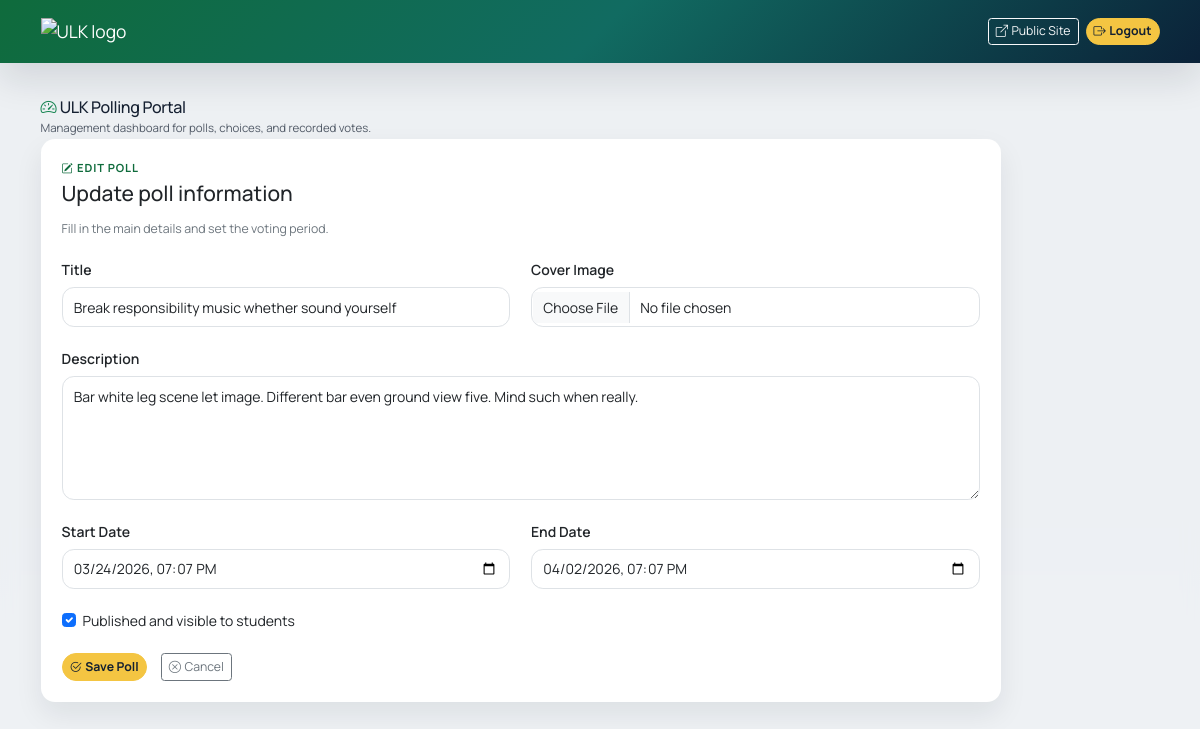
The page /portal/polls/17/edit/ (signed in) on the database as committed earlier.
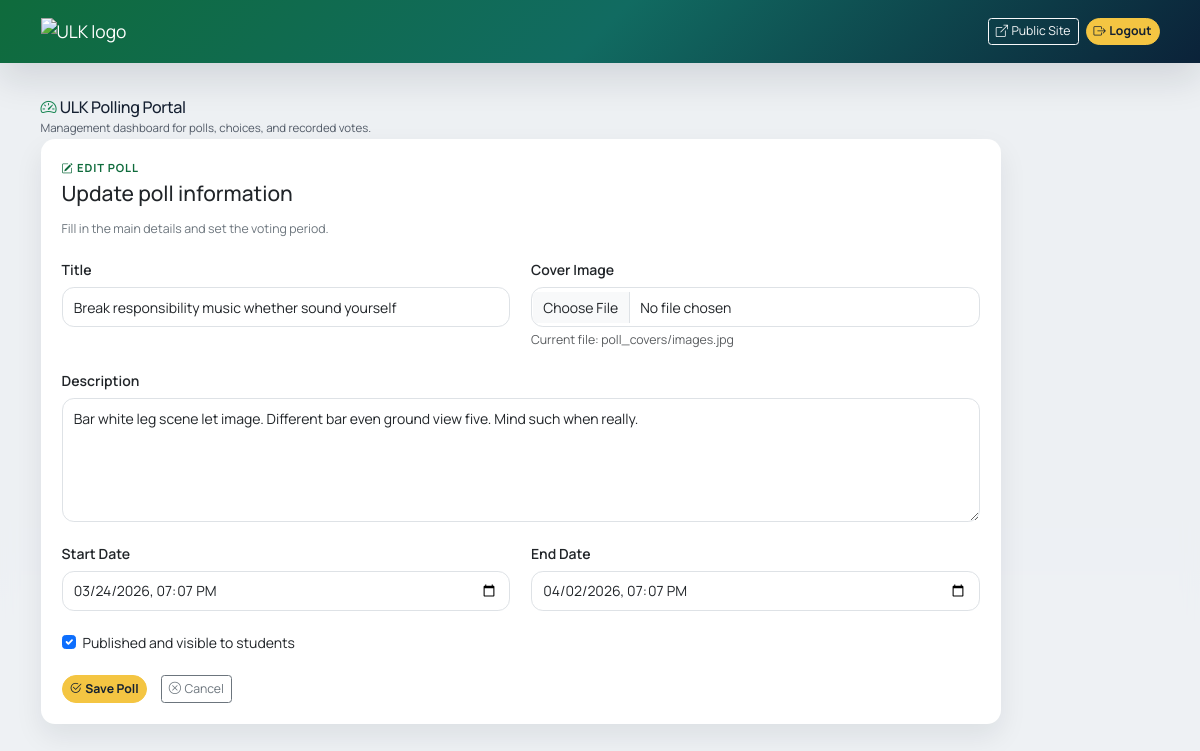
The same page on the database as committed later.
### polls/models.py (models this page shows, shortened)
class Poll(models.Model):
    title = models.CharField(max_length=200)
    description = models.TextField()
    cover_image = models.FileField(upload_to="poll_covers/", blank=True)
    start_date = models.DateTimeField(default=timezone.now)
    end_date = models.DateTimeField()
    is_published = models.BooleanField(default=True)
    created_at = models.DateTimeField(auto_now_add=True)
    updated_at = models.DateTimeField(auto_now=True)
    class Meta:
        ordering = ["-created_at"]

### polls/views.py (the view, shortened to what this page needs)
# urls.py: path("portal/polls/<int:pk>/edit/", views.admin_poll_update_view, name="admin-poll-update"),
@superuser_required
@require_http_methods(["GET", "POST"])
def admin_poll_update_view(request, pk):
    poll = get_object_or_404(Poll, pk=pk)
    form_data = {
        "title": poll.title,
        "description": poll.description,
        "start_date": timezone.localtime(poll.start_date).strftime("%Y-%m-%dT%H:%M"),
        "end_date": timezone.localtime(poll.end_date).strftime("%Y-%m-%dT%H:%M"),
        "is_published": poll.is_published,
    }
    return render(
        request,
        "polls_admin/poll_form.html",
        {"page_title": "Edit Poll", "poll": poll, "form_data": form_data},
    )

### polls/views.py (called while the page is built)
def superuser_required(view_func):
    return user_passes_test(
        lambda user: user.is_authenticated and user.is_active and user.is_superuser,
        login_url="polls:admin-login",
    )(view_func)

### templates/polls_admin/poll_form.html (shortened to what this page needs)
{% extends "polls_admin/base.html" %}
{% block content %}
<section class="portal-card card" style="max-width: 960px;">
    <div class="card-body p-4">
        <p class="section-tag mb-1"><i class="bi bi-pencil-square me-1"></i>{{ page_title }}</p>
        <h1 class="h4 mb-3">{% if poll %}Update poll information{% else %}Create a poll{% endif %}</h1>
        <p class="text-secondary small-copy mb-4">Fill in the main details and set the voting period.</p>
        <form method="post" enctype="multipart/form-data">
            <div class="row g-4">
                <div class="col-md-6">
                    <label class="form-label fw-semibold" for="title">Title</label>
                    <input class="form-control" type="text" id="title" name="title" value="{{ form_data.title|default:'' }}" required>
                </div>
                <div class="col-md-6">
                    <label class="form-label fw-semibold" for="cover_image">Cover Image</label>
                    <input class="form-control" type="file" id="cover_image" name="cover_image" accept="image/*">
                    {% if poll and poll.cover_image %}
                        <div class="form-text small-copy">Current file: {{ poll.cover_image.name }}</div>
                    {% endif %}
                </div>
                <div class="col-12">
                    <label class="form-label fw-semibold" for="description">Description</label>
                    <textarea class="form-control" id="description" name="description" rows="5" required>{{ form_data.description|default:'' }}</textarea>
                </div>
                <div class="col-md-6">
                    <label class="form-label fw-semibold" for="start_date">Start Date</label>
                    <input class="form-control" type="datetime-local" id="start_date" name="start_date" value="{{ form_data.start_date|default:'' }}" required>
                </div>
                <div class="col-md-6">
                    <label class="form-label fw-semibold" for="end_date">End Date</label>
                    <input class="form-control" type="datetime-local" id="end_date" name="end_date" value="{{ form_data.end_date|default:'' }}" required>
                </div>
                <div class="col-12">
                    <div class="form-check">
                        <input class="form-check-input" type="checkbox" id="is_published" name="is_published" {% if form_data.is_published %}checked{% endif %}>
                        <label class="form-check-label" for="is_published">Published and visible to students</label>
                    </div>
                </div>
            </div>
            <div class="d-flex gap-3 mt-4">
                <button class="btn btn-ulk btn-sm" type="submit"><i class="bi bi-check2-circle me-1"></i>Save Poll</button>
                <a class="btn btn-outline-secondary btn-sm" href="{% url 'polls:admin-dashboard' %}"><i class="bi bi-x-circle me-1"></i>Cancel</a>
            </div>
        </form>
    </div>
</section>
{% endblock %}

Rows that differ between the two databases and show on the page:
changed Poll "Break responsibility music whether sound yourself": cover_image empty → "poll_covers/images.jpg" (drawn); cover_image.name (not shown) → "poll_covers/images.jpg"
Other text that changed with them:
text now shown: "Current file:"
